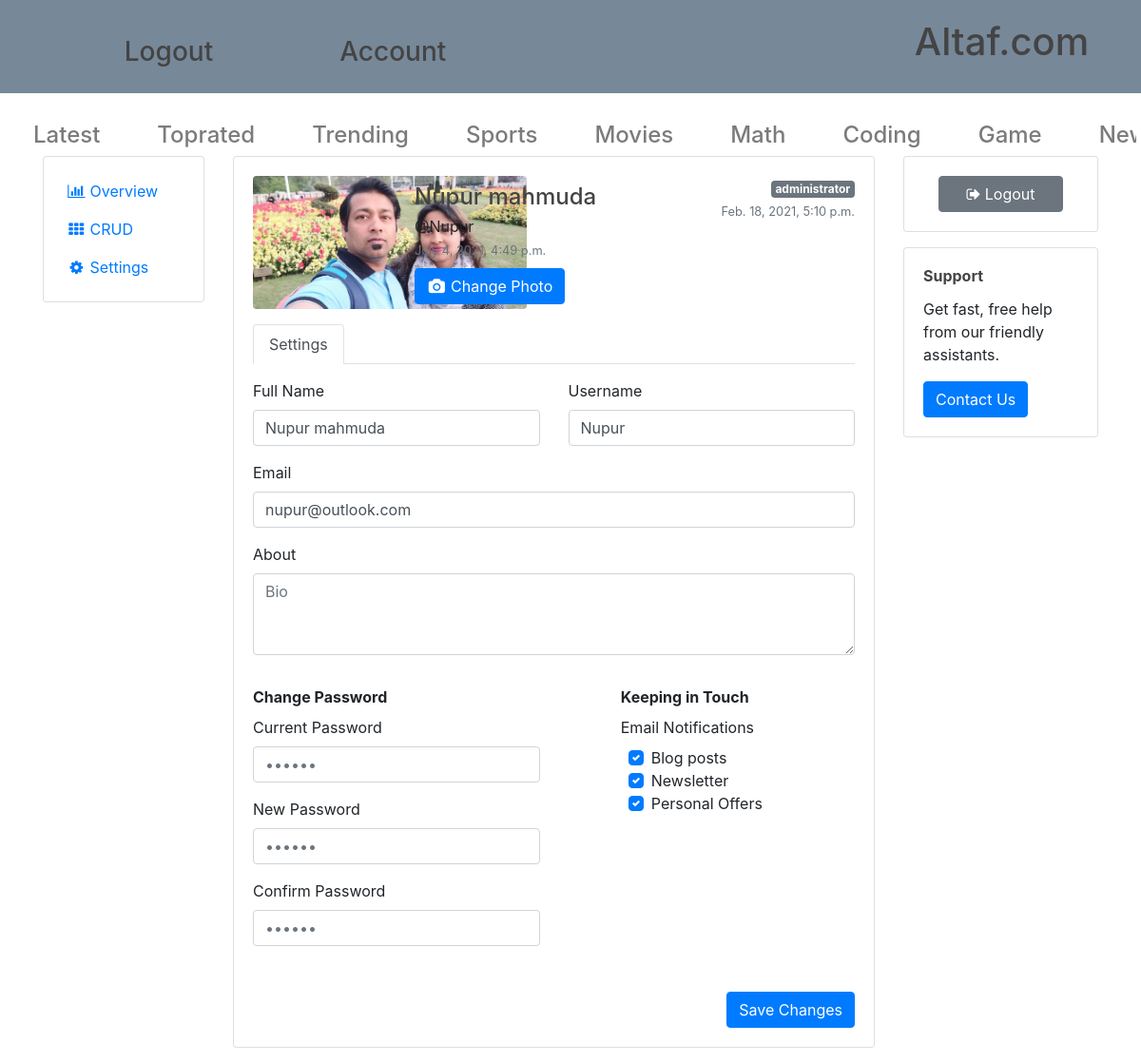
Screenshot of /account/2/edit/ (signed in) with the database file from the repository.
### account/models.py (models this page shows, shortened)
class Account(AbstractBaseUser):
		email 					= models.EmailField(verbose_name="email", max_length=60, unique=True)
		username 				= models.CharField(max_length=30, unique=True)
		date_joined				= models.DateTimeField(verbose_name='date joined', auto_now_add=True)
		last_login				= models.DateTimeField(verbose_name='last login', auto_now=True)
		is_admin				= models.BooleanField(default=False)
		is_active				= models.BooleanField(default=True)
		is_staff				= models.BooleanField(default=False)
		is_superuser			= models.BooleanField(default=False)
		profile_image                 =  models.ImageField(default='man.png',upload_to='profile_pics')
		bio                     =  models.CharField(max_length=100,null=True,blank=True)
		hide_email              = models.BooleanField(default=True)
		full_name               = models.CharField(max_length=30,null=True,blank=True)
		USERNAME_FIELD = 'email'
		REQUIRED_FIELDS = ['username']
		objects = MyAccountManager()

### account/views.py (the view)
# urls.py: path('<user_id>/edit/',edit_account_view, name="edit"),
def edit_account_view(request, *args, **kwargs):
	if not request.user.is_authenticated:
		return redirect("login")
	user_id = kwargs.get("user_id")
	account = Account.objects.get(pk=user_id)
	if account.pk != request.user.pk:
		return HttpResponse("You cannot edit someone elses profile.")
	context = {}
	if request.POST:
			form = AccountUpdateForm(request.POST, request.FILES, instance=request.user)
			if form.is_valid():
				form.save()
				new_username = form.cleaned_data['username']
				return redirect("account:profile-page")
			else:
				form = AccountUpdateForm(request.POST, instance=request.user,
					initial={
						"id": account.pk,
						"email": account.email,
						"username": account.username,
						"profile_image": account.profile_image,
						"hide_email": account.hide_email,
						"bio": account.bio,
						"full_name": account.full_name,
					}
				)
				context['form'] = form
	else:
		form = AccountUpdateForm(
			initial={
					"id": account.pk,
					"email": account.email,
					"username": account.username,
					"profile_image": account.profile_image,
					"bio": account.bio,
					"full_name": account.full_name,
				}
			)
		context['form'] = form
	context['DATA_UPLOAD_MAX_MEMORY_SIZE'] = settings.DATA_UPLOAD_MAX_MEMORY_SIZE
	return render(request, "account/edit_account.html", context)

### account/forms.py (shortened to what this page needs)
class AccountUpdateForm(forms.ModelForm):
    class Meta:
        model = Account
        fields = ('username', 'email', 'full_name','bio' )

### templates/account/edit_account.html (shortened to what this page needs)
{%extends 'baseapp/main.html' %}
{% load static %}
{% block content %}
<div class="container">
	<div class="row flex-lg-nowrap">
	  <div class="col-12 col-lg-auto mb-3" style="width: 200px;">
		<div class="card p-3">
		  <div class="e-navlist e-navlist--active-bg">
			<ul class="nav">
			  <li class="nav-item"><a class="nav-link px-2 active" href="./overview.html"><i class="fa fa-fw fa-bar-chart mr-1"></i><span>Overview</span></a></li>
			  <li class="nav-item"><a class="nav-link px-2" href="./users.html"><i class="fa fa-fw fa-th mr-1"></i><span>CRUD</span></a></li>
			  <li class="nav-item"><a class="nav-link px-2" href="./settings.html"><i class="fa fa-fw fa-cog mr-1"></i><span>Settings</span></a></li>
			</ul>
		  </div>
		</div>
	  </div>
	  <div class="col">
		<div class="row">
		  <div class="col mb-3">
			<div class="card">
			  <div class="card-body">
				<div class="e-profile">
				  <div class="row">
					<div class="col-12 col-sm-auto mb-3">
					  <div class="mx-auto" style="width: 140px;">
						  <img  class="d-flex justify-content-center align-items-center rounded" style="height: 140px; background-color: rgb(233, 236, 239);"  src="{{form.initial.profile_image.url  }}" alt="codingwithmitch logo">
					  </div>
					</div>
					<div class="col d-flex flex-column flex-sm-row justify-content-between mb-3">
					  <div class="text-center text-sm-left mb-2 mb-sm-0">
						<h4 class="pt-sm-2 pb-1 mb-0 text-nowrap">{{request.user.full_name}}</h4>
						<p class="mb-0">@{{request.user.username}}</p>
						<div class="text-muted"><small>{{request.user.last_login}}</small></div>
						<div class="mt-2">
						  <button class="btn btn-primary" type="button">
							<i class="fa fa-fw fa-camera"></i>
							<span>Change Photo</span>
						  </button>
						</div>
					  </div>
					  <div class="text-center text-sm-right">
						<span class="badge badge-secondary">administrator</span>
						<div class="text-muted"><small>{{request.user.date_joined}}</small></div>
					  </div>
					</div>
				  </div>
				  <ul class="nav nav-tabs">
					<li class="nav-item"><a href="" class="active nav-link">Settings</a></li>
				  </ul>
				  <div class="tab-content pt-3">
					<div class="tab-pane active">
					  <form class="form" method="post"novalidate="">
						<div class="row">
						  <div class="col">
							<div class="row">
							  <div class="col">
								<div class="form-group">
								  <label>Full Name</label>
								  <input class="form-control" type="text" name="full_name" placeholder="name" required value="{{form.initial.full_name}}">
								</div>
							  </div>
							  <div class="col">
								<div class="form-group">
								  <label>Username</label>
								  <input class="form-control" type="text" name="username" placeholder="Username" required value="{{form.initial.username}}">
								</div>
							  </div>
							</div>
							<div class="row">
							  <div class="col">
								<div class="form-group">
								  <label>Email</label>
								  <input type="email" name="email"  class="form-control" placeholder="Email address" required autofocus value={{form.initial.email}}>
								</div>
							  </div>
							</div>
							<div class="row">
							  <div class="col mb-3">
								<div class="form-group">
								  <label>About</label>
								  <textarea type="text" name="bio" id="id_input_username" class="form-control" placeholder="Bio" required
								  value="{{form.initial.bio}}" rows="3"></textarea>
								</div>
							  </div>
							</div>
						  </div>
						</div>
						<div class="row">
						  <div class="col-12 col-sm-6 mb-3">
							<div class="mb-2"><b>Change Password</b></div>
							<div class="row">
							  <div class="col">
								<div class="form-group">
								  <label>Current Password</label>
								  <input class="form-control" type="password" placeholder="••••••">
								</div>
							  </div>
							</div>
							<div class="row">
							  <div class="col">
								<div class="form-group">
								  <label>New Password</label>
								  <input class="form-control" type="password" placeholder="••••••">
								</div>
							  </div>
							</div>
							<div class="row">
							  <div class="col">
								<div class="form-group">
								  <label>Confirm <span class="d-none d-xl-inline">Password</span></label>
								  <input class="form-control" type="password" placeholder="••••••"></div>
							  </div>
							</div>
						  </div>
						  <div class="col-12 col-sm-5 offset-sm-1 mb-3">
							<div class="mb-2"><b>Keeping in Touch</b></div>
							<div class="row">
							  <div class="col">
								<label>Email Notifications</label>
								<div class="custom-controls-stacked px-2">
								  <div class="custom-control custom-checkbox">
									<label class="custom-control-label" for="notifications-blog">Blog posts</label>
								  </div>
								  <div class="custom-control custom-checkbox">
									<label class="custom-control-label" for="notifications-news">Newsletter</label>
								  </div>
								  <div class="custom-control custom-checkbox">
									<label class="custom-control-label" for="notifications-offers">Personal Offers</label>
								  </div>
								</div>
							  </div>
							</div>
						  </div>
						</div>
						<div class="row">
						  <div class="col d-flex justify-content-end">
							<button class="btn btn-primary" type="submit">Save Changes</button>
						  </div>
						</div>
					  </form>
					</div>
				  </div>
				</div>
			  </div>
			</div>
		  </div>
		  <div class="col-12 col-md-3 mb-3">
			<div class="card mb-3">
			  <div class="card-body">
				<div class="px-xl-3">
				  <button class="btn btn-block btn-secondary">
					<i class="fa fa-sign-out"></i>
					<span>Logout</span>
				  </button>
				</div>
			  </div>
			</div>
			<div class="card">
			  <div class="card-body">
				<h6 class="card-title font-weight-bold">Support</h6>
				<p class="card-text">Get fast, free help from our friendly assistants.</p>
				<button type="button" class="btn btn-primary">Contact Us</button>
			  </div>
			</div>
		  </div>
		</div>
	  </div>
	</div>
	</div>
	{% endblock content %}

### static/css/style.css (style rules this page uses)
* { padding: 0; margin: 0; }
body { background: #fafafa; color: #333333; margin-top: 5rem; }
h1, h2, h3, h4, h5, h6 { color: #444444; }
ul { margin: 0; }

### rows the page displays
Account: user.full_name "Nupur mahmuda", user.username "Nupur", user.last_login "July 4, 2021, 4:49 p.m.", user.date_joined "Feb. 18, 2021, 5:10 p.m.", full_name "Nupur mahmuda", username "Nupur", email "nupur@outlook.com"
